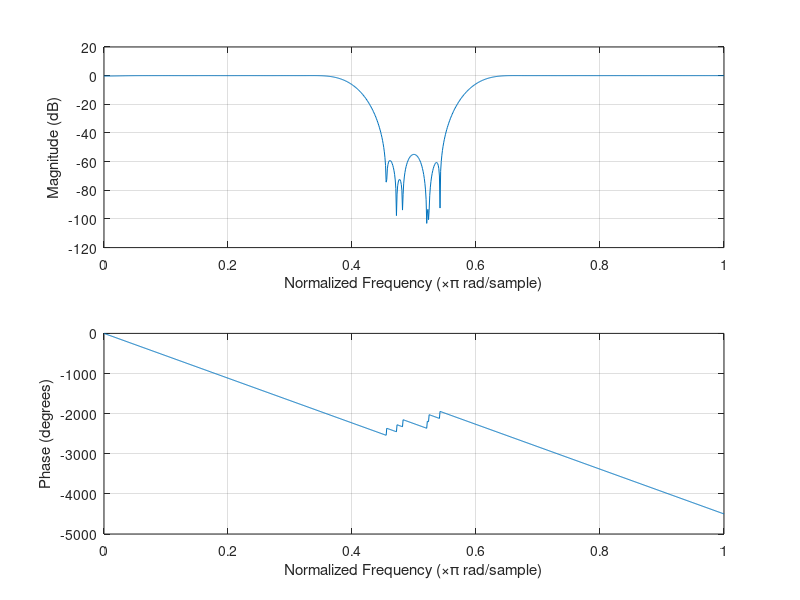

Recreate this plot in MATLAB.
ord = 62;

low = 0.000001;
bnd = [0.4 0.6];

b = fir1(15,0.5)
bM = fir1(ord,[low bnd]);

disp(sprintf('%d,',round(bM*32768)))

freqz(bM,1,1024);